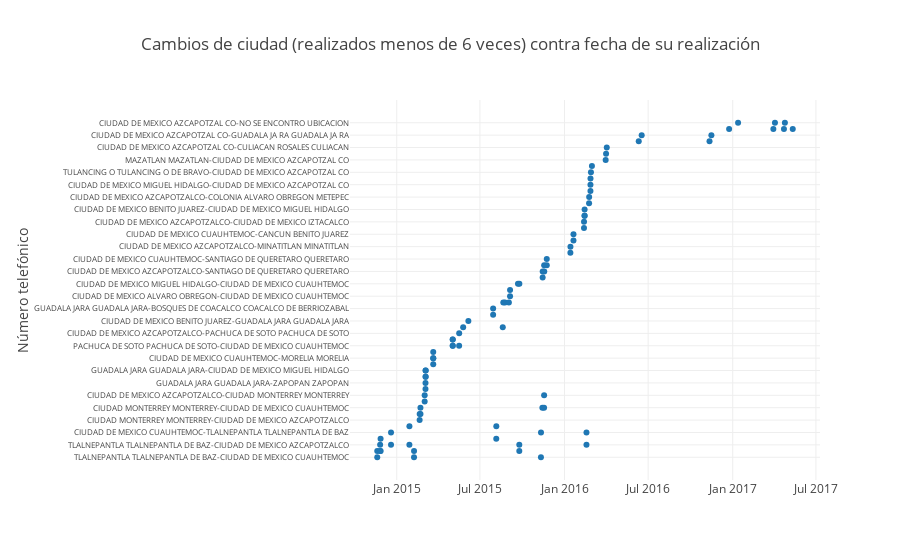

Notebook code cell kept with this figure:
### Markdown cell above
Para la gráfica anterior se eliminó la contabilización de el evento _DATOS_, pues éste es mucho más frecuente y regular, y no aporta información sobre el comportamiento del usuario, del cuál se puede inferir que realiza más llamadas de las que recibe, muchas más aún que los mensajes de texto que escribe.

### Code cell
attLocs = att[np.bitwise_not(att["Ciudad"].isin(['90150001','0',np.nan]))].copy()
attLocs["ciudad_ant"] = attLocs.Ciudad.shift()
cambiosCiudad = attLocs[np.bitwise_and(np.bitwise_and(attLocs["ciudad_ant"].notnull(),attLocs["Ciudad"].notnull()),attLocs["Ciudad"] != attLocs["ciudad_ant"])].copy()
cambiosCiudad["cambio"] = cambiosCiudad["Ciudad"]+"-"+cambiosCiudad["ciudad_ant"]
conteosCambios = cambiosCiudad["cambio"].value_counts()
conteosBajos = conteosCambios[conteosCambios.values < 6]
conteosAltos = conteosCambios[conteosCambios.values >= 6]
cambiosBajos = cambiosCiudad[cambiosCiudad["cambio"].isin(conteosBajos.index)]
plotly.offline.iplot({"data":[go.Scatter(x=cambiosBajos["timestamp"],y=cambiosBajos["cambio"],mode="markers")],"layout":{'title':'Cambios de ciudad (realizados menos de 6 veces) contra fecha de su realización','margin':{'l':350},'yaxis':{'tickfont':{'size':8},'type':'category','title':'Número telefónico'}}})

### Figure 1 — Plotly figure (JSON) as saved in the notebook; plotly's stock layout.template omitted (floating-point values rounded to 4 significant figures)
{"data": [{"mode": "markers", "type": "scatter", "x": ["2014-11-19 13:23:26", "2014-11-19 13:38:09", "2014-11-25 19:56:22", "2014-11-25 20:31:11", "2014-11-26 19:43:21", "2014-11-26 22:22:58", "2014-12-19 12:36:11", "2014-12-19 13:03:20", "2015-01-28 12:24:42", "2015-01-28 13:05:36", "2015-02-07 14:07:31", "2015-02-07 14:28:24", "2015-02-19 18:21:20", "2015-02-19 20:44:30", "2015-02-21 13:21:15", "2015-02-21 14:59:19", "2015-03-02 17:25:14", "2015-03-02 18:04:04", "2015-03-04 12:12:41", "2015-03-04 12:52:58", "2015-03-04 17:14:20", "2015-03-04 17:24:52", "2015-03-04 19:42:06", "2015-03-04 22:53:06", "2015-03-21 08:51:05", "2015-03-21 08:54:07", "2015-03-21 09:09:46", "2015-03-21 09:52:17", "2015-05-02 15:37:25", "2015-05-02 15:38:39", "2015-05-02 20:09:21", "2015-05-02 20:42:25", "2015-05-16 17:30:28", "2015-05-16 20:22:12", "2015-05-25 11:38:16", "2015-06-05 19:05:56", "2015-07-29 16:36:22", "2015-07-29 16:44:07", "2015-08-05 12:19:28", "2015-08-05 14:22:49", "2015-08-19 15:07:36", "2015-08-20 18:42:03", "2015-08-24 14:37:58", "2015-09-01 22:14:08", "2015-09-04 11:48:34", "2015-09-04 12:21:46", "2015-09-21 17:50:36", "2015-09-24 14:38:56", "2015-09-24 14:39:40", "2015-09-24 18:38:02", "2015-11-10 17:05:07", "2015-11-10 19:20:27", "2015-11-13 19:20:02", "2015-11-14 10:21:20", "2015-11-14 13:01:56", "2015-11-17 13:31:56", "2015-11-17 14:19:40", "2015-11-17 16:52:34", "2015-11-17 23:02:33", "2015-11-23 09:34:54", "2015-11-23 09:44:37", "2016-01-13 18:44:29", "2016-01-13 21:46:52", "2016-01-20 11:42:59", "2016-01-20 11:50:29", "2016-02-12 09:02:25", "2016-02-12 10:20:24", "2016-02-13 13:48:00", "2016-02-13 16:47:47", "2016-02-13 16:48:51", "2016-02-17 18:22:03", "2016-02-17 19:05:52", "2016-02-23 11:10:27", "2016-02-23 14:39:08", "2016-02-26 10:31:52", "2016-02-26 10:31:52", "2016-02-26 13:02:32", "2016-02-27 12:30:43", "2016-02-29 14:57:07", "2016-03-30 12:38:14", "2016-03-31 09:56:16", "2016-04-01 23:03:50", "2016-06-10 11:54:32", "2016-06-16 21:19:18", "2016-11-11 11:16:13", "2016-11-15 13:36:53", "2016-12-24 03:18:16", "2017-01-12 14:59:56", "2017-03-30 09:45:14", "2017-04-02 20:46:46", "2017-04-22 10:37:38", "2017-04-24 12:06:50", "2017-05-11 13:53:53"], "y": ["TLALNEPANTLA TLALNEPANTLA DE\nBAZ-CIUDAD DE MEXICO CUAUHTEMOC", "CIUDAD DE MEXICO AZCAPOTZALCO-TLALNEPANTLA TLALNEPANTLA DE\nBAZ", "TLALNEPANTLA TLALNEPANTLA DE\nBAZ-CIUDAD DE MEXICO AZCAPOTZALCO", "CIUDAD DE MEXICO AZCAPOTZALCO-TLALNEPANTLA TLALNEPANTLA DE\nBAZ", "TLALNEPANTLA TLALNEPANTLA DE\nBAZ-GUADALAJARA GUADALAJARA", "CIUDAD DE MEXICO AZCAPOTZALCO-TLALNEPANTLA TLALNEPANTLA DE\nBAZ", "TLALNEPANTLA TLALNEPANTLA DE\nBAZ-CIUDAD DE MEXICO AZCAPOTZALCO", "CIUDAD DE MEXICO CUAUHTEMOC-TLALNEPANTLA TLALNEPANTLA DE\nBAZ", "TLALNEPANTLA TLALNEPANTLA DE\nBAZ-CIUDAD DE MEXICO AZCAPOTZALCO", "GUADALAJARA GUADALAJARA-TLALNEPANTLA TLALNEPANTLA DE\nBAZ", "TLALNEPANTLA TLALNEPANTLA DE\nBAZ-CIUDAD DE MEXICO CUAUHTEMOC", "CIUDAD DE MEXICO AZCAPOTZALCO-TLALNEPANTLA TLALNEPANTLA DE\nBAZ", "CIUDAD MONTERREY MONTERREY-CIUDAD DE MEXICO AZCAPOTZALCO", "CIUDAD DE MEXICO CUAUHTEMOC-CIUDAD MONTERREY MONTERREY", "CIUDAD MONTERREY MONTERREY-CIUDAD DE MEXICO CUAUHTEMOC", "CIUDAD DE MEXICO CUAUHTEMOC-CIUDAD MONTERREY MONTERREY", "CIUDAD MONTERREY MONTERREY-GUADALAJARA GUADALAJARA", "CIUDAD DE MEXICO AZCAPOTZALCO-CIUDAD MONTERREY MONTERREY", "ZAPOPAN ZAPOPAN-GUADALAJARA GUADALAJARA", "GUADALAJARA GUADALAJARA-ZAPOPAN ZAPOPAN", "CIUDAD DE MEXICO MIGUEL\nHIDALGO-GUADALAJARA GUADALAJARA", "GUADALAJARA GUADALAJARA-CIUDAD DE MEXICO MIGUEL\nHIDALGO", "CIUDAD DE MEXICO MIGUEL\nHIDALGO-GUADALAJARA GUADALAJARA", "GUADALAJARA GUADALAJARA-CIUDAD DE MEXICO MIGUEL\nHIDALGO", "MORELIA MORELIA-GUADALAJARA GUADALAJARA", "CIUDAD DE MEXICO CUAUHTEMOC-MORELIA MORELIA", "MORELIA MORELIA-CIUDAD DE MEXICO CUAUHTEMOC", "CIUDAD DE MEXICO CUAUHTEMOC-MORELIA MORELIA", "PACHUCA DE SOTO PACHUCA DE\nSOTO-CIUDAD DE MEXICO CUAUHTEMOC", "CIUDAD DE MEXICO CUAUHTEMOC-PACHUCA DE SOTO PACHUCA DE\nSOTO", "PACHUCA DE SOTO PACHUCA DE\nSOTO-CIUDAD DE MEXICO CUAUHTEMOC", "CIUDAD DE MEXICO CUAUHTEMOC-PACHUCA DE SOTO PACHUCA DE\nSOTO", "PACHUCA DE SOTO PACHUCA DE\nSOTO-CIUDAD DE MEXICO CUAUHTEMOC", "CIUDAD DE MEXICO AZCAPOTZALCO-PACHUCA DE SOTO PACHUCA DE\nSOTO", "CIUDAD DE MEXICO CUAUHTEMOC-CIUDAD DE MEXICO MIGUEL\nHIDALGO", "CIUDAD DE MEXICO BENITO JUAREZ-GUADALAJARA GUADALAJARA", "BOSQUES DE COACALCO COACALCO\nDE BERRIOZABAL-GUADALAJARA GUADALAJARA", "GUADALAJARA GUADALAJARA-BOSQUES DE COACALCO COACALCO\nDE BERRIOZABAL", "TLALNEPANTLA TLALNEPANTLA DE\nBAZ-GUADALAJARA GUADALAJARA", "GUADALAJARA GUADALAJARA-TLALNEPANTLA TLALNEPANTLA DE\nBAZ", "CIUDAD DE MEXICO CUAUHTEMOC-CIUDAD DE MEXICO MIGUEL\nHIDALGO", "GUADALAJARA GUADALAJARA-CIUDAD DE MEXICO BENITO JUAREZ", "GUADALAJARA GUADALAJARA-CIUDAD DE MEXICO BENITO JUAREZ", "GUADALAJARA GUADALAJARA-CIUDAD DE MEXICO BENITO JUAREZ", "CIUDAD DE MEXICO ALVARO\nOBREGON-CIUDAD DE MEXICO CUAUHTEMOC", "CIUDAD DE MEXICO AZCAPOTZALCO-CIUDAD DE MEXICO ALVARO\nOBREGON", "CIUDAD DE MEXICO MIGUEL\nHIDALGO-CIUDAD DE MEXICO CUAUHTEMOC", "TLALNEPANTLA TLALNEPANTLA DE\nBAZ-CIUDAD DE MEXICO AZCAPOTZALCO", "CIUDAD DE MEXICO AZCAPOTZALCO-TLALNEPANTLA TLALNEPANTLA DE\nBAZ", "CIUDAD DE MEXICO MIGUEL\nHIDALGO-CIUDAD DE MEXICO CUAUHTEMOC", "TLALNEPANTLA TLALNEPANTLA DE\nBAZ-CIUDAD DE MEXICO CUAUHTEMOC", "CIUDAD DE MEXICO CUAUHTEMOC-TLALNEPANTLA TLALNEPANTLA DE\nBAZ", "CIUDAD MONTERREY MONTERREY-CIUDAD DE MEXICO CUAUHTEMOC", "SANTIAGO DE QUERETARO\nQUERETARO-CIUDAD MONTERREY MONTERREY", "CIUDAD DE MEXICO AZCAPOTZALCO-SANTIAGO DE QUERETARO\nQUERETARO", "CIUDAD MONTERREY MONTERREY-CIUDAD DE MEXICO CUAUHTEMOC", "CIUDAD DE MEXICO AZCAPOTZALCO-CIUDAD MONTERREY MONTERREY", "SANTIAGO DE QUERETARO\nQUERETARO-CIUDAD DE MEXICO AZCAPOTZALCO", "CIUDAD DE MEXICO AZCAPOTZALCO-SANTIAGO DE QUERETARO\nQUERETARO", "SANTIAGO DE QUERETARO\nQUERETARO-CIUDAD DE MEXICO AZCAPOTZALCO", "CIUDAD DE MEXICO CUAUHTEMOC-SANTIAGO DE QUERETARO\nQUERETARO", "MINATITLAN MINATITLAN-CIUDAD DE MEXICO AZCAPOTZALCO", "CIUDAD DE MEXICO AZCAPOTZALCO-MINATITLAN MINATITLAN", "CANCUN BENITO JUAREZ-GUADALAJARA GUADALAJARA", "CIUDAD DE MEXICO CUAUHTEMOC-CANCUN BENITO JUAREZ", "CIUDAD DE MEXICO IZTACALCO-CIUDAD DE MEXICO AZCAPOTZALCO", "CIUDAD DE MEXICO AZCAPOTZALCO-CIUDAD DE MEXICO IZTACALCO", "CIUDAD DE MEXICO MIGUEL\nHIDALGO-CIUDAD DE MEXICO BENITO JUAREZ", "CIUDAD DE MEXICO MIGUEL\nHIDALGO-CIUDAD DE MEXICO BENITO JUAREZ", "CIUDAD DE MEXICO BENITO JUAREZ-CIUDAD DE MEXICO MIGUEL\nHIDALGO", "TLALNEPANTLA TLALNEPANTLA DE\nBAZ-CIUDAD DE MEXICO AZCAPOTZALCO", "CIUDAD DE MEXICO CUAUHTEMOC-TLALNEPANTLA TLALNEPANTLA DE\nBAZ", "COLONIA ALVARO OBREGON\nMETEPEC-CIUDAD DE MEXICO AZCAPOTZALCO", "CIUDAD DE MEXICO AZCAPOTZALCO-COLONIA ALVARO OBREGON\nMETEPEC", "CIUDAD DE\rMEXICO\rAZCAPOTZAL\rCO-CIUDAD DE MEXICO AZCAPOTZALCO", "CIUDAD DE MEXICO MIGUEL\nHIDALGO-CIUDAD DE\rMEXICO\rAZCAPOTZAL\rCO", "CIUDAD DE\rMEXICO\rAZCAPOTZAL\rCO-CIUDAD DE MEXICO MIGUEL\nHIDALGO", "TULANCING\rO\rTULANCING\rO DE BRAVO-CIUDAD DE\rMEXICO\rAZCAPOTZAL\rCO", "CIUDAD DE\rMEXICO\rAZCAPOTZAL\rCO-TULANCING\rO\rTULANCING\rO DE BRAVO", "MAZATLAN\rMAZATLAN-CIUDAD DE\rMEXICO\rAZCAPOTZAL\rCO", "CULIACAN\rROSALES\rCULIACAN-MAZATLAN\rMAZATLAN", "CIUDAD DE\rMEXICO\rAZCAPOTZAL\rCO-CULIACAN\rROSALES\rCULIACAN", "GUADALAJA\rRA\rGUADALAJA\rRA-CIUDAD DE\rMEXICO\rAZCAPOTZAL\rCO", "CIUDAD DE\rMEXICO\rAZCAPOTZAL\rCO-GUADALAJA\rRA\rGUADALAJA\rRA", "GUADALAJA\rRA\rGUADALAJA\rRA-CIUDAD DE\rMEXICO\rAZCAPOTZAL\rCO", "CIUDAD DE\rMEXICO\rAZCAPOTZAL\rCO-GUADALAJA\rRA\rGUADALAJA\rRA", "NO SE\rENCONTRO\rUBICACION-CIUDAD DE\rMEXICO\rAZCAPOTZAL\rCO", "CIUDAD DE\rMEXICO\rAZCAPOTZAL\rCO-NO SE\rENCONTRO\rUBICACION", "NO SE\rENCONTRO\rUBICACION-CIUDAD DE\rMEXICO\rAZCAPOTZAL\rCO", "CIUDAD DE\rMEXICO\rAZCAPOTZAL\rCO-NO SE\rENCONTRO\rUBICACION", "NO SE\rENCONTRO\rUBICACION-CIUDAD DE\rMEXICO\rAZCAPOTZAL\rCO", "CIUDAD DE\rMEXICO\rAZCAPOTZAL\rCO-NO SE\rENCONTRO\rUBICACION", "NO SE\rENCONTRO\rUBICACION-CIUDAD DE\rMEXICO\rAZCAPOTZAL\rCO"]}], "layout": {"margin": {"l": 350}, "title": "Cambios de ciudad (realizados menos de 6 veces) contra fecha de su realización", "yaxis": {"tickfont": {"size": 8}, "title": "Número telefónico", "type": "category"}}}
